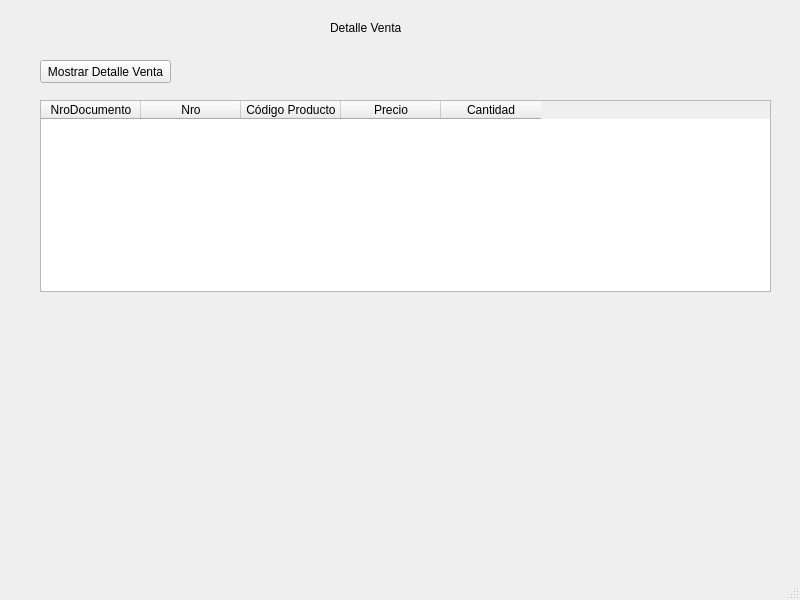
<?xml version="1.0" encoding="UTF-8"?>
<ui version="4.0">
 <class>MainWindow</class>
 <widget class="QMainWindow" name="MainWindow">
  <property name="geometry">
   <rect>
    <x>0</x>
    <y>0</y>
    <width>800</width>
    <height>600</height>
   </rect>
  </property>
  <property name="windowTitle">
   <string>MainWindow</string>
  </property>
  <widget class="QWidget" name="centralwidget">
   <widget class="QLabel" name="label">
    <property name="geometry">
     <rect>
      <x>330</x>
      <y>20</y>
      <width>71</width>
      <height>16</height>
     </rect>
    </property>
    <property name="text">
     <string>Detalle Venta</string>
    </property>
   </widget>
   <widget class="QPushButton" name="btnMostrar">
    <property name="geometry">
     <rect>
      <x>40</x>
      <y>60</y>
      <width>131</width>
      <height>23</height>
     </rect>
    </property>
    <property name="text">
     <string>Mostrar Detalle Venta</string>
    </property>
   </widget>
   <widget class="QTableWidget" name="tblDetalleVenta">
    <property name="geometry">
     <rect>
      <x>40</x>
      <y>100</y>
      <width>731</width>
      <height>192</height>
     </rect>
    </property>
    <column>
     <property name="text">
      <string>NroDocumento</string>
     </property>
    </column>
    <column>
     <property name="text">
      <string>Nro</string>
     </property>
    </column>
    <column>
     <property name="text">
      <string>Código Producto</string>
     </property>
    </column>
    <column>
     <property name="text">
      <string>Precio</string>
     </property>
    </column>
    <column>
     <property name="text">
      <string>Cantidad</string>
     </property>
    </column>
   </widget>
  </widget>
  <widget class="QMenuBar" name="menubar">
   <property name="geometry">
    <rect>
     <x>0</x>
     <y>0</y>
     <width>800</width>
     <height>21</height>
    </rect>
   </property>
  </widget>
  <widget class="QStatusBar" name="statusbar"/>
 </widget>
 <resources/>
 <connections/>
</ui>
